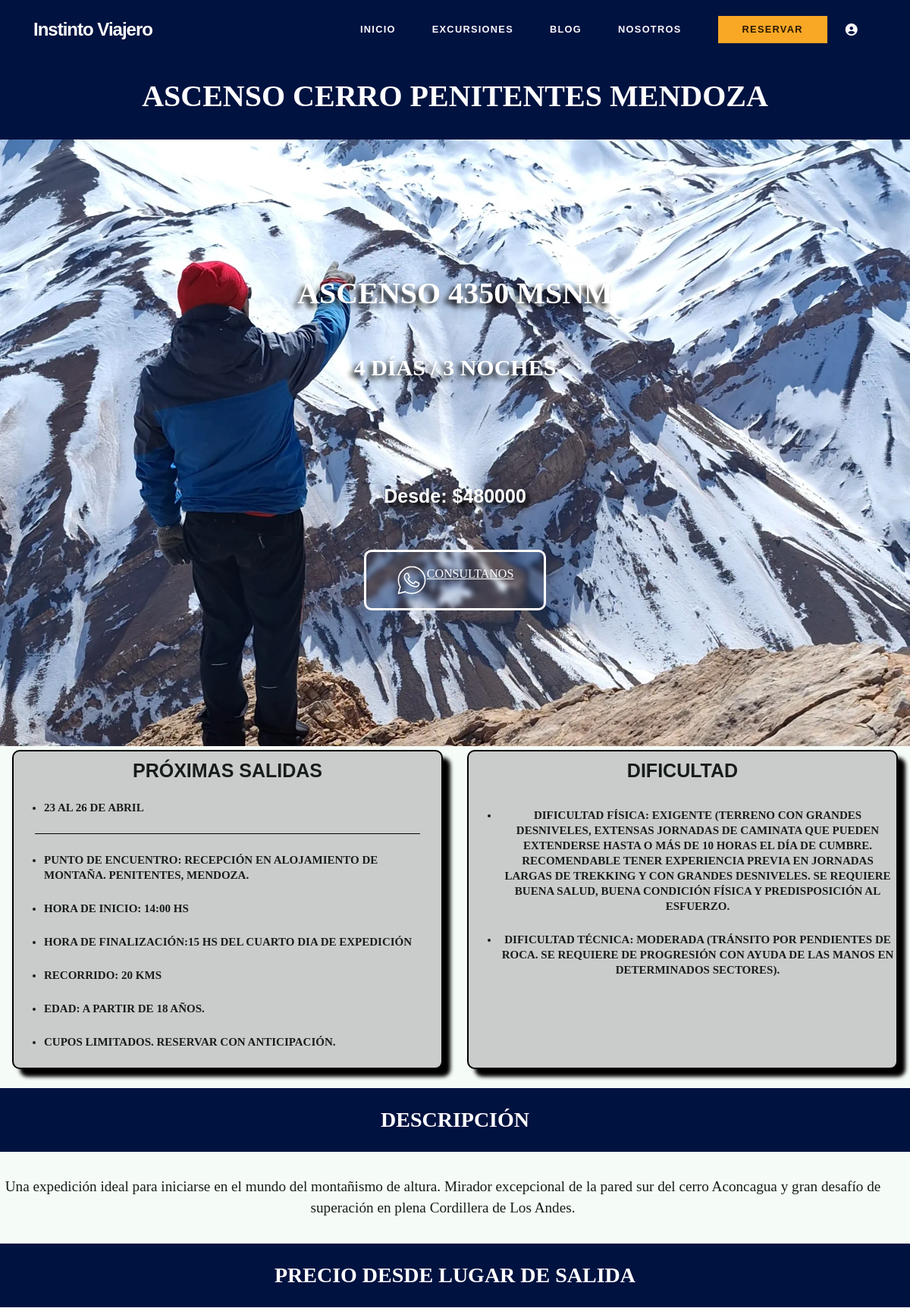
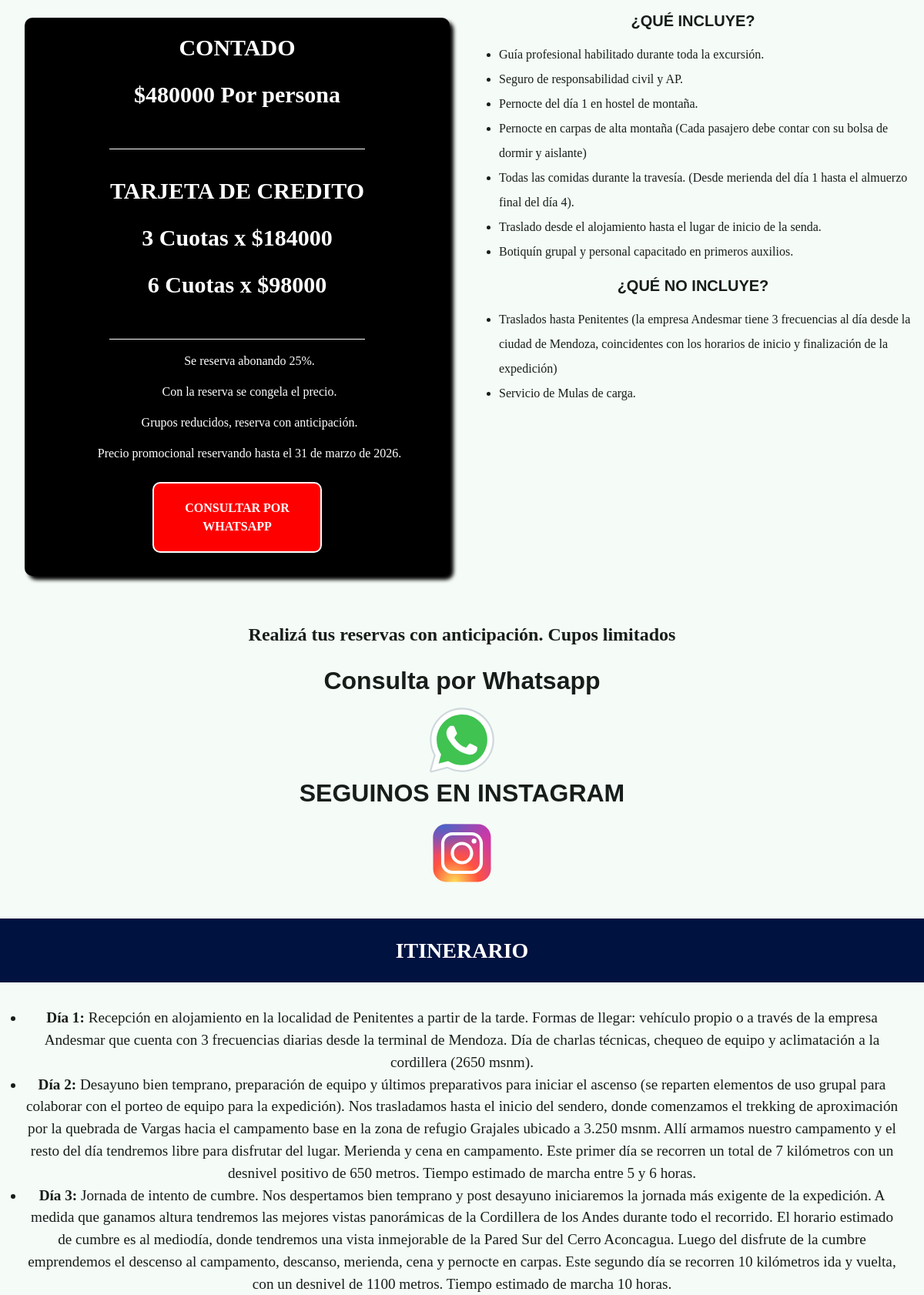
/acciones/ver-salida/ascenso-cerro-penitentes-mendoza (upper part), run on the app's committed database (2 pictures, top to bottom).
### models.py (models this page shows)
class SalidaTrekking(db.Model):
    id = db.Column(db.Integer, primary_key=True)
    slug = db.Column(db.String(160), unique=True, nullable=False)
    tipo_salida = db.Column(db.String(255))
    prox_desc = db.Column(db.Text)
    foto_carta = db.Column(db.String(255))
    foto_portada = db.Column(db.String(255))
    titulo = db.Column(db.String(100))
    subtitulo = db.Column(db.String(150))
    dias = db.Column(db.String(50))
    contado = db.Column(db.String(50))
    lugarsalida = db.Column(db.String(100))
    dificultad = db.Column(db.String(50))
    recorrido = db.Column(db.Text)
    encuentro = db.Column(db.String(100))
    inicio = db.Column(db.String(100))
    fin = db.Column(db.String(100))
    edad = db.Column(db.String(50))
    proximasfechas = db.Column(db.String(100))
    descripcion = db.Column(db.Text)
    trescuotas = db.Column(db.String(50))
    seiscuotas = db.Column(db.String(50))
    meses_proximos = db.Column(db.String(100))
    precio_meses_proximos = db.Column(db.String(50))
    tres_cuotas_meses = db.Column(db.String(50))
    seis_cuotas_meses = db.Column(db.String(50))
    finpromo = db.Column(db.String(100))
    incluye = db.Column(db.Text)
    opcional = db.Column(db.Text)
    no_incluye = db.Column(db.Text)
    itinerario = db.Column(db.Text)
    equipamiento = db.Column(db.Text)
    preguntas = db.Column(db.Text)
    foto_uno = db.Column(db.String(255))
    foto_dos = db.Column(db.String(255))
    foto_tres = db.Column(db.String(255))
    codigo = db.Column(db.Text)
    infoextra = db.Column(db.Text)

### acciones.py (the view)
@bp.route('/ver-salida/<slug>')
def ver_salida(slug):
    salida = SalidaTrekking.query.filter_by(slug=slug).first_or_404()
    return render_template('ver_salida.html', salida=salida)

### templates/ver_salida.html (shortened to what this page needs)
{% extends 'base.html' %}
{% block content %}
<body>
    <main>
        <div>
            <div class="section-titles-subtitles">
                <h1 class="section-title">{{salida.titulo}}</h1>
            </div>
            <section class="principal">
                <div>
                    <div class="principal-salidas portada titular-fondo carga-imagen-nueva" style="background-image:url('{{url_for('static',filename='uploads/'+salida.foto_portada) }}');">
                        <div class="titular">
                            <h2>{{salida.subtitulo}}</h2>
                            <h3>{{salida.dias}}</h3>
                        </div>
                        <div class="titular-texto">
                            <h3>Desde: ${{salida.contado}}</h3>
                        </div>
                        <div>
                            <a alt="" class="boton-titular"
                                href="https://api.whatsapp.com/send?phone=+3541207389&text=Hola!%20Como%20estas?%20Quiero%20inscribirme%20para%20la%20proxima%20salida:%20{{salida.titulo}}"
                                target="_blank" alt="Logo de whatsapp">
                                <p class="consultanos"> CONSULTANOS</p>
                            </a>
                        </div>
                    </div>
                </div>
            </section>
            <section class="info">
                <div class="info-grid">
                    <div class="prox-fechas">
                        <div>
                            <h3 class="prox-fechas-titulo">PRÓXIMAS SALIDAS</h3>
                            <p>{{salida.proximasfechas|safe}}</p>
                            <div class="br-prox"></div>
                            <ul class="ul">
                                <li>Punto de encuentro: {{salida.encuentro}}</li>
                                <li>Hora de Inicio: {{salida.inicio}}</li>
                                <li>Hora de finalización:{{salida.fin}} </li>
                                <li>Recorrido: {{salida.recorrido}}</li>
                                <li>Edad: {{salida.edad}}</li>
                                <li>{{salida.infoextra}}</li>
                            </ul>
                        </div>
                    </div>
                    <div class="prox-fechas">
                        <h3 class="prox-fechas-titulo">DIFICULTAD</h3>
                        <div class="prox-fechas-dificultad">
                            <p>{{salida.dificultad|safe}}</p>
                        </div>
                    </div>
                </div>
            </section>
            <section>
                <h3 class="section-titles-subtitles section-title">DESCRIPCIÓN</h3>
                <div class="descripcion">
                    <p class="descripcion-p">{{salida.descripcion|safe}}</p>
                </div>
            </section>
            <section class="info">
                <h3 class="section-titles-subtitles section-title">Precio desde lugar de salida</h3>
                <div class="info-grid">
                    <div class="info-2">
                        <div class="precio-carta precio-1">
                            <div class="precio-subtitulo">
                                <p>CONTADO</p>
                                <p class="num">${{salida.contado}} Por persona</p>
                            </div>
                            <div class="precio-subtitulo">
                                <p>TARJETA DE CREDITO</p>
                                <p class="num">3 Cuotas x ${{salida.trescuotas}}</p>
                                <p class="num">6 Cuotas x ${{salida.seiscuotas}}</p>
                            </div>
                            <div class="precio-ul">
                                <ul>
                                    <li> Se reserva abonando 25%.</li>
                                    <li> Con la reserva se congela el precio.</li>
                                    <li> Grupos reducidos, reserva con anticipación.</li>
                                    <li> {{salida.finpromo}}</li>
                                </ul>
                                <a href="https://api.whatsapp.com/send?phone=+3541207389&text=Hola!%20Quiero%20inscribirme%20a%20la%20salida:%20{{salida.titulo}}"
                                    target="_blank" class="trekking_cba_boton botones boton-reserva">CONSULTAR POR
                                    WHATSAPP</a>
                            </div>
                        </div>
                    </div>
                    <div class="info-1">
                        <div>
                            <h4>¿Qué incluye?</h4>
                            <div class="info-incluye">
                                {{salida.incluye|safe}}
                            </div>
                        </div>
                        {% if salida.no_incluye != "" %}
                        <div >
                            <h4>¿Qué no incluye?</h4>
                            <div class="info-incluye">
                                {{salida.no_incluye|safe}}
                            </div>
                        </div>
                        {% endif %}
                </div>
            </section>
            <section class="cartel-consulta">
                <div>
                    <p>Realizá tus reservas con anticipación. Cupos limitados</p>
                </div>
                <div>
                    <h4>Consulta por Whatsapp</h4>
                    <a id="whatsapp al champa"
                        href="https://api.whatsapp.com/send?phone=+3541207389&text=Hola!%20Quiero%20más%20info%20de%20la%20salida:{{salida.titulo}}%20"
                        target="_blank" alt="logo de whatsapp para consulta a champaqui">
                    </a>
                </div>
                <div>
                    <h4>SEGUINOS EN INSTAGRAM</h4>
                    <a id="instagram al champa" href="https://www.instagram.com/instintoviajero.trek" target="_blank"
                        alt="Logo de instagram para consulta a champaqui">
                    </a>
                </div>
            </section>
            <section>
                <h3 class="section-titles-subtitles section-title">ITINERARIO</h3>
                <div class="descripcion ">
                    {{salida.itinerario | safe}}
                </div>
            </section>
        </div>
    </main>
</body>
{% endblock %}

### data on the page
SalidaTrekking: titulo "ASCENSO CERRO PENITENTES MENDOZA", foto_portada (picture), subtitulo "ASCENSO 4350 MSNM", dias "4 DÍAS / 3 NOCHES", contado "480000", proximasfechas "23 AL 26 DE ABRIL", encuentro "RECEPCIÓN EN ALOJAMIENTO DE MONTAÑA. PENITENTES, MENDOZA.", inicio "14:00 HS", fin "15 HS DEL CUARTO DIA DE EXPEDICIÓN", recorrido "20 KMS", edad "A PARTIR DE 18 AÑOS.", infoextra "CUPOS LIMITADOS. RESERVAR CON ANTICIPACIÓN.", dificultad "DIFICULTAD FÍSICA : EXIGENTE (TERRENO CON GRANDES DESNIVELES, EXTENSAS JORNADAS DE CAMINATA QUE PUEDEN EXTENDERSE HASTA O MÁS DE 10 HORAS EL DÍA DE CUMBRE. RECOMENDABLE TENER EXPERIENCIA PREVIA EN JORNADAS LARGAS DE TREKKING Y CON GRANDES DESNIVELES. SE REQUIERE BUENA SALUD, BUENA CONDICIÓN FÍSICA Y PREDISPOSICIÓN AL ESFUERZO. DIFICULTAD TÉCNICA: MODERADA (TRÁNSITO POR PENDIENTES DE ROCA. SE REQUIERE DE PROGRESIÓN CON AYUDA DE LAS MANOS EN DETERMINADOS SECTORES).", descripcion "Una expedición ideal para iniciarse en el mundo del montañismo de altura. Mirador excepcional de la pared sur del cerro Aconcagua y gran desafío de superación en plena Cordillera de Los Andes.", trescuotas "184000", seiscuotas "98000", finpromo "Precio promocional reservando hasta el 31 de marzo de 2026.", incluye "Guía profesional habilitado durante toda la excursión. Seguro de responsabilidad civil y AP. Pernocte del día 1 en hostel de montaña. Pernocte en carpas de alta montaña (Cada pasajero debe contar con su bolsa de dormir y aislante) Todas las comidas durante la travesía. (Desde merienda del día 1 hasta el almuerzo final del día 4). Traslado desde el alojamiento hasta el lugar de inicio de la senda. Botiquín grupal y personal capacitado en primeros auxilios.", no_incluye "Traslados hasta Penitentes (la empresa Andesmar tiene 3 frecuencias al día desde la ciudad de Mendoza, coincidentes con los horarios de inicio y finalización de la expedición) Servicio de Mulas de carga.", itinerario "Día 1: Recepción en alojamiento en la localidad de Penitentes a partir de la tarde. Formas de llegar: vehículo propio o a través de la empresa Andesmar que cuenta con 3 frecuencias diarias desde la terminal de Mendoza. Día de charlas técnicas, chequeo de equipo y aclimatación a la cordillera (2650 msnm). Día 2: Desayuno bien temprano, preparación de equipo y últimos preparativos para iniciar el ascenso (se reparten elementos de uso grupal para colaborar con el porteo de equipo para la expedición). Nos trasladamos hasta el inicio del sendero, donde comenzamos el trekking de aproximación por la quebrada de Vargas hacia el campamento base en la zona de refugio Grajales ubicado a 3.250 msnm.…"
